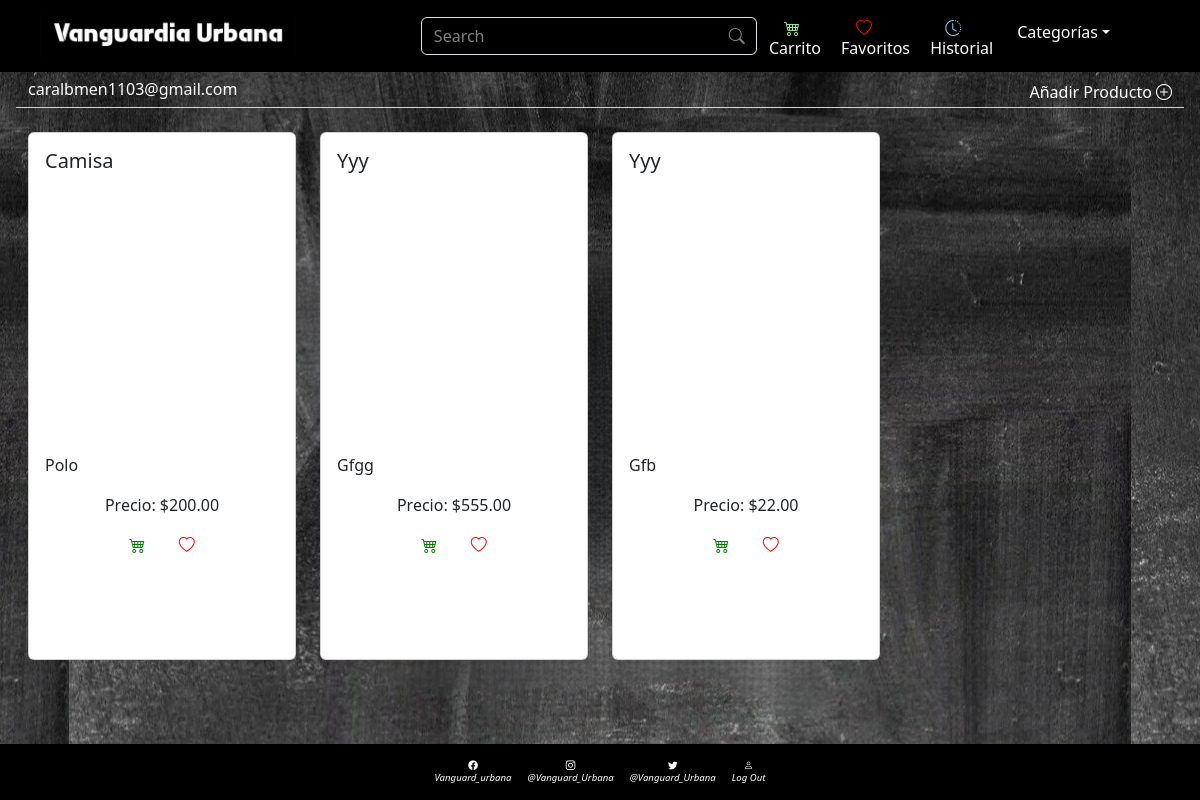
Before: /home_vendedor (signed in) with the older database file.
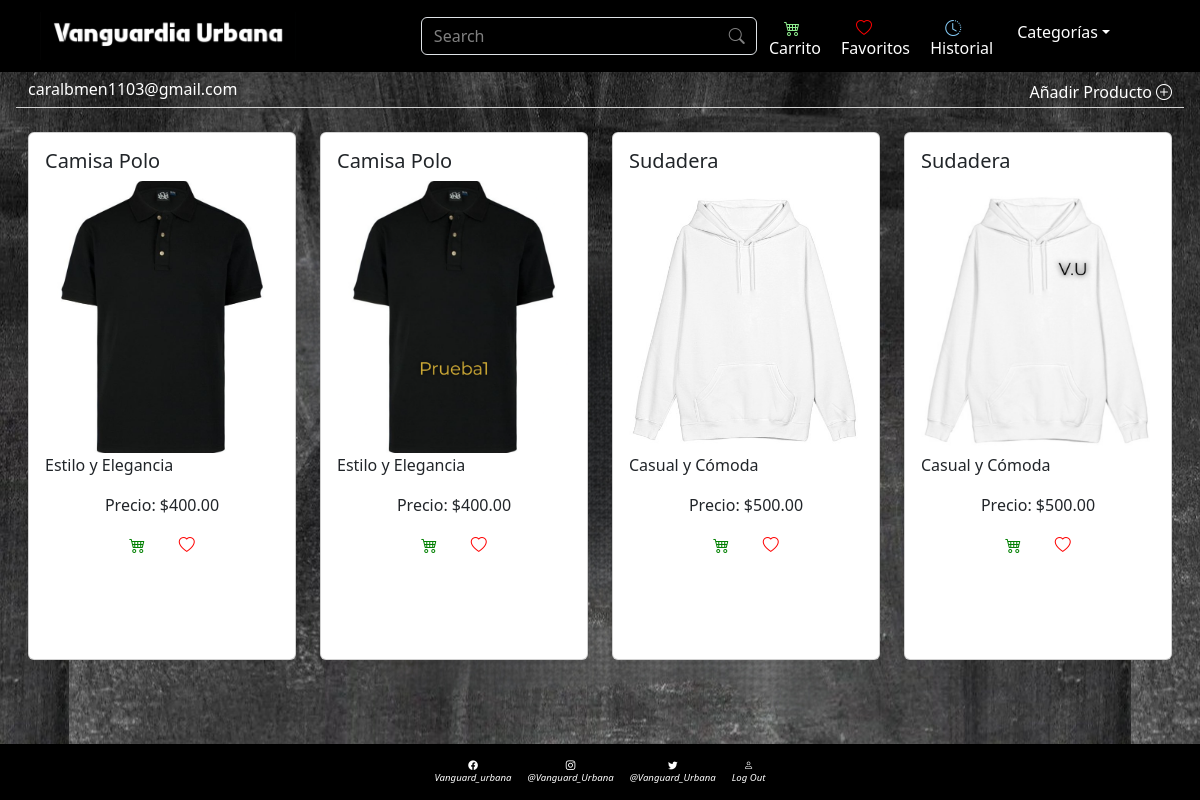
After: the same page with the newer database file.
### cliente/models.py (models this page shows, shortened)
class Variante_p(models.Model):
    colores=[
        ('Negro', 'Negro'),
        ('Blanco', 'Blanco'),
        ('Verde', 'Verde'),
        ('Amarillo', 'Amarillo'),
        ('Rojo', 'Rojo'),
    ]
    categorias = [
        ('Niños', 'Niños'),
        ('Hombre', 'Hombre'),
        ('Mujer', 'Mujer'),
    ]
    producto= models.ForeignKey(producto, related_name='variantes', on_delete=models.CASCADE)
    color= models.CharField('Color', max_length=10, choices=colores)
    talla= models.IntegerField('Talla', null=False)
    categoria = models.CharField('Categoría', max_length=10, choices=categorias)
    imagen= models.ImageField('Imagen',upload_to='productos/')
    stock= models.PositiveIntegerField(
        'Cantidad en stock',
        default=0,
        validators=[MinValueValidator(0)]
    )
    sku= models.CharField('Sku/código',max_length=50, unique=True)
    class Meta:
        unique_together= ('producto', 'color')
        verbose_name= 'Variante'
        verbose_name_plural= 'Variantes'

class producto(models.Model):
    nombre= models.CharField('nombre', max_length=100)
    descripcion= models.TextField('descripcion')
    precio_base= models.DecimalField('precio', max_digits=10, decimal_places=2, validators=[MinValueValidator(0)])
    usuario= models.ForeignKey(Usuario, on_delete=models.CASCADE)

### cliente/views.py (the view)
# urls.py: path('home_vendedor', views.home_vendedor, name='home_vendedor'),
def home_vendedor(request):
    usuario= request.session.get('usuario')
    request.session['usuario']= usuario
    variantes= Variante_p.objects.filter(
        producto_id__usuario_id__correo= usuario
    ).select_related('producto')
    return render(request, 'paginas/home_vendedor.html',{
        'usuario':usuario,
        'variantes':variantes
        })

### cliente/templates/paginas/home_vendedor.html (shortened to what this page needs)
{% extends "base.html" %}
{% block contenido %}
    <div class="datos">
        <a href="{% url 'addProducto'%}"
        style="color: White; float: right; text-decoration: none;
        font-size: 2dvh;">
            Añadir Producto&nbsp;<i class="bi bi-plus-circle"></i>
        </a>
        <h5 style="color:white; font-size: 2dvh;">{{usuario}}</h5>
    </div>
    {% for variante in variantes %}
        <div class="producto col">
            <div class="card h-100">
                <div class="cardd card-body">
                    <h5 class="nombress card-title">
                        {{ variante.producto.nombre }}
                    </h5>
                    <div class="imagen"
                    style="background-image: url('{{variante.imagen.url}}');">
                    </div>
                    <p class="detalles card-text" style="text-align: left;">
                        {{ variante.producto.descripcion }}
                    </p>
                    <p class="detalles card-text">
                        Precio: ${{ variante.producto.precio_base }}
                    </p>
                    <form method="post" style="align-items: center;">
                            <span style="font-size: 2dvh;">
                            <button type="submit" class="bi bi-cart4"style="color: green; border:none;background-color: transparent; "></button>
                            <button type="submit" class="bi bi-heart"style="color: red; border:none;background-color: transparent; "></button>
                        </span>
                    </form>
                </div>
            </div>
        </div>
    {% endfor %}
{% endblock %}
{%block iconoo%}
    <a href="{% url 'home' %}" class="perfil"><i class="bi bi-person"></i></a>
{%endblock%}
{% block perfil %}
    <a class="perfil_texto" href="{% url 'home' %}">Log Out</a>
{% endblock%}

Changed rows visible on the page:
removed Variante_p: producto.nombre "Camisa", producto.descripcion "Polo", producto.precio_base "200.00"
removed Variante_p: producto.nombre "Yyy", producto.descripcion "Gfgg", producto.precio_base "555.00"
removed Variante_p: producto.nombre "Yyy", producto.descripcion "Gfb", producto.precio_base "22.00"
added Variante_p: producto.nombre "Camisa Polo", imagen (picture), producto.descripcion "Estilo y Elegancia", producto.precio_base "400.00"
now on this page (row edited): Variante_p: producto.nombre "Camisa Polo", imagen (picture), producto.descripcion "Estilo y Elegancia", producto.precio_base "400.00"
added Variante_p: producto.nombre "Sudadera", imagen (picture), producto.descripcion "Casual y Cómoda", producto.precio_base "500.00"
added Variante_p: producto.nombre "Sudadera", imagen (picture), producto.descripcion "Casual y Cómoda", producto.precio_base "500.00"
